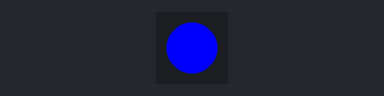
Bench run of a program on a simulated ESP32 board running MicroPython. Parts: 1 RGB LEDs in strip order, left to right. WiFi joins after 1.5 s; random numbers come from a fixed seed; no MQTT or app messages arrive unless stated; what the program prints to the serial console is not drawn.

Above: at 0.1 s.
At 2.1 s:
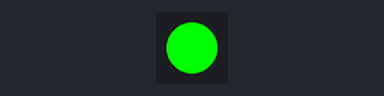
Timing chart, 0 to 3.6 s (numbered marks = the images above):
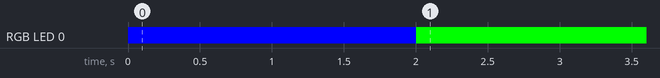

Measured:
- by itself, RGB LED 0: off → RGB(0, 0, 255) at 0.00 s, → RGB(0, 255, 0) 2.0 s later

The program:

main-homeassistant.py
```python
from machine import Pin
import network
import time
from umqtt.simple import MQTTClient
import json
import random
import neopixel

# WiFi配置
WIFI_SSID = "HUAWEI-P107NL"
WIFI_PASSWORD = "12871034"

# MQTT配置 - EMQX公共服务器
MQTT_BROKER = "broker.emqx.io"  # 改用EMQX公共服务器
MQTT_PORT = 1883
MQTT_USER = None    # EMQX公共服务器不需要认证
MQTT_PASSWORD = None
CLIENT_ID = f"esp32-s3-{random.randint(0, 1000)}"

# MQTT主题 - 添加更明确的主题前缀
DISCOVERY_PREFIX = "homeassistant"
DEVICE_NAME = "esp32_s3_sensor"
DEVICE_ID = CLIENT_ID.replace("-", "_")

# 使用更具体的主题名
BASE_TOPIC = f"esp32/{DEVICE_ID}"
STATE_TOPIC = f"{BASE_TOPIC}/state"
TEMP_CONFIG_TOPIC = f"{DISCOVERY_PREFIX}/sensor/{DEVICE_ID}_temp/config"
HUMID_CONFIG_TOPIC = f"{DISCOVERY_PREFIX}/sensor/{DEVICE_ID}_humid/config"

# WS2812 LED配置
LED_PIN = 38
LED_COUNT = 1
np = neopixel.NeoPixel(Pin(LED_PIN), LED_COUNT)

def set_led_status(status):
    """设置LED状态指示
    连接中: 蓝色
    已连接: 绿色
    错误: 红色
    """
    colors = {
        'connecting': (0, 0, 255),  # 蓝色
        'connected': (0, 255, 0),   # 绿色
        'error': (255, 0, 0)        # 红色
    }
    np[0] = colors.get(status, (0, 0, 0))
    np.write()

def connect_wifi():
    """连接WiFi"""
    wlan = network.WLAN(network.STA_IF)
    wlan.active(True)
    if not wlan.isconnected():
        print('连接到WiFi...')
        set_led_status('connecting')
        wlan.connect(WIFI_SSID, WIFI_PASSWORD)
        while not wlan.isconnected():
            time.sleep(1)
    print('WiFi已连接')
    print('IP地址:', wlan.ifconfig()[0])
    set_led_status('connected')

def generate_config_payloads():
    """生成Home Assistant MQTT发现配置"""
    device_info = {
        "identifiers": [DEVICE_ID],
        "name": DEVICE_NAME,
        "model": "ESP32-S3",
        "manufacturer": "Espressif",
        "sw_version": "1.0"
    }

    base_config = {
        "device": device_info,
        "state_topic": STATE_TOPIC,
        "availability_topic": f"{BASE_TOPIC}/availability",
        "payload_available": "online",
        "payload_not_available": "offline"
    }

    temp_config = {
        **base_config,
        "name": f"{DEVICE_NAME} Temperature",
        "unique_id": f"{DEVICE_ID}_temp",
        "unit_of_measurement": "°C",
        "value_template": "{{ value_json.temperature }}",
        "device_class": "temperature",
        "state_class": "measurement"
    }

    humid_config = {
        **base_config,
        "name": f"{DEVICE_NAME} Humidity",
        "unique_id": f"{DEVICE_ID}_humid",
        "unit_of_measurement": "%",
        "value_template": "{{ value_json.humidity }}",
        "device_class": "humidity",
        "state_class": "measurement"
    }

    return temp_config, humid_config

def publish_discovery_configs(client):
    """发布Home Assistant发现配置"""
    temp_config, humid_config = generate_config_payloads()

    # 发布配置
    client.publish(TEMP_CONFIG_TOPIC, json.dumps(temp_config), retain=True)
    client.publish(HUMID_CONFIG_TOPIC, json.dumps(humid_config), retain=True)
    print("已发布Home Assistant发现配置")

def create_mqtt_client():
    """创建MQTT客户端"""
    client = MQTTClient(
        CLIENT_ID,
        MQTT_BROKER,
        MQTT_PORT,
        keepalive=60
    )
    return client

def connect_mqtt(client):
    """连接到MQTT服务器"""
    try:
        print(f'正在连接到MQTT服务器 {MQTT_BROKER}:{MQTT_PORT}...')
        # 设置超时
        client.connect(clean_session=True, timeout=10.0)
        print('已连接到Home Assistant MQTT服务器')
        return True
    except OSError as e:
        print(f'MQTT连接错误: {e}')
        return False

def publish_state(client, sensor_data):
    """发布状态并打印详细信息"""
    try:
        print("\n发布状态:")
        print(f"主题: {STATE_TOPIC}")
        print(f"数据: {sensor_data}")
        print(f"配置主题: {TEMP_CONFIG_TOPIC}")
        client.publish(STATE_TOPIC, json.dumps(sensor_data))
        return True
    except Exception as e:
        print(f"发布失败: {e}")
        return False

def main():
    # 初始化LED
    set_led_status('connecting')

    # 连接WiFi
    connect_wifi()

    while True:
        try:
            # 创建新的客户端实例
            client = create_mqtt_client()

            # 尝试连接，如果失败则重试
            if not connect_mqtt(client):
                print("连接失败，5秒后重试...")
                set_led_status('error')
                time.sleep(5)
                continue

            set_led_status('connected')

            # 发布发现配置
            try:
                publish_discovery_configs(client)
            except Exception as e:
                print(f'发布配置失败: {e}')
                client.disconnect()
                continue

            # 主循环
            while True:
                try:
                    sensor_data = {
                        "temperature": round(25 + random.random() * 10, 1),
                        "humidity": round(60 + random.random() * 20, 1),
                        "device_id": DEVICE_ID
                    }

                    if not publish_state(client, sensor_data):
                        break

                    time.sleep(30)

                except Exception as e:
                    print(f'发布数据失败: {e}')
                    break  # 跳出内层循环，重新连接

        except Exception as e:
            print(f'MQTT错误: {type(e).__name__} - {str(e)}')
            set_led_status('error')
            print('5秒后重试...')
            time.sleep(5)

if __name__ == '__main__':
    main() 
```
